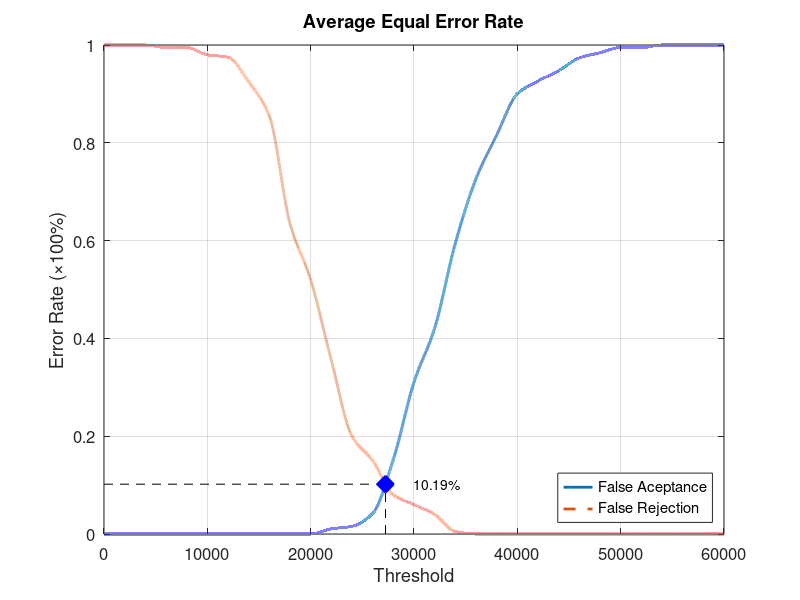
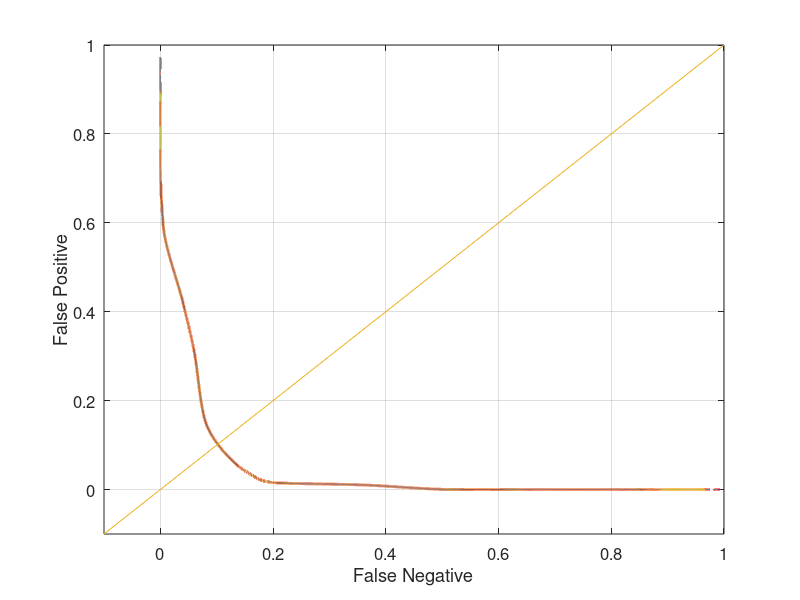

Source code (MATLAB) for these figures, in order:
function yEER = Database4_1
close all;
clear;
clc;
x = 0:2000:60000;
xq = 0:0.5:60000;

y0 = [0 0 0 0 0 0 0 0 0 0 0 0.0105263 0.0157895 0.0421053 0.152632 0.310526 0.421053 0.594737 0.726316 0.815789 0.9 0.926316 0.947368 0.973684 0.984211 0.994737 0.994737 1 1 1 1];
yy0 = interp1(x, y0, xq, 'pchip');
y1 = [1 1 1 0.995 0.995 0.98 0.975 0.925 0.855 0.635 0.52 0.355 0.2 0.15 0.08 0.06 0.04 0.005 0 0 0 0 0 0 0 0 0 0 0 0 0];
yy1 = interp1(x, y1, xq, 'pchip');

% Calculating EER: 
y2 = abs(y0 - y1);
find(y2 == min(y2))
yy2 = abs(yy0 - yy1);
xEER = find(yy2 == min(yy2));
xEERIndex = xq(xEER) % X-axis EER
yEER = yy0(xEER) % Y-axis EER

main = figure
plot(xq, yy0,'-','LineWidth', 2);	hold on
plot(xq, yy1,'--','LineWidth', 2);	hold on
plot([xEERIndex xEERIndex], [0 yEER], 'k--');	hold on
plot([0 xEERIndex], [yEER yEER], 'k--');	hold on
plot(xEERIndex, yEER, 'bx', 'LineWidth', 10);	hold on
text(xEERIndex + 10 * xEERIndex / 100, yEER, [num2str(round((10000 * yEER)) / 100) '%'])
legend('False Aceptance', 'False Rejection', 'Location', 'SouthEast')
xlabel('Threshold')
ylabel('Error Rate (\times100%)')
title('Average Equal Error Rate')
set(gca, 'FontSize', 12)
axis([0 60000 0 1])
grid on

print(main, 'Database4_1Main', '-dpng');
FNRxFPR = figure('Color', [1 1 1]);
plot(yy1, yy0, '-', yy1, yy0, 'LineWidth', 2);
hold on
y = -0.1:0.1:1
plot(y, y); 
set(gca, 'FontSize', 12)
xlabel('False Negative')
ylabel('False Positive')
axis([-0.1 1 -0.1 1])
set(gca, 'FontSize', 12)
grid on

print(FNRxFPR, 'Database4_1FNRxFPR','-dpng');
end
